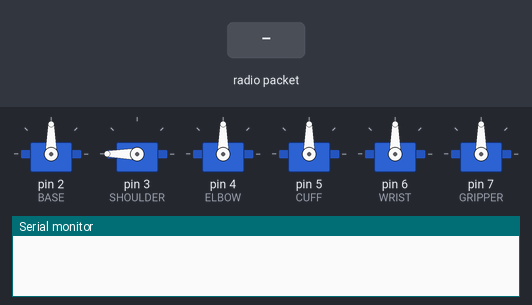
The sketch below on a simulated Arduino Uno, built with avr-gcc and run on an emulated ATmega328P. Shown: 6 × servo, the last lines printed to the serial monitor. The test bench sets the inputs (shaded band). No radio packets arrive unless stated.

Above: at 1.2 s.
1.3 s: radio packet "1" arrives
At 1.8 s:
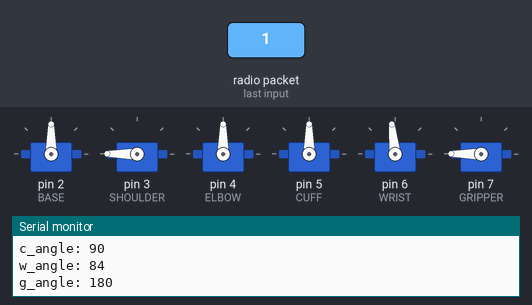
2.8 s: radio packet "3" arrives
At 4.1 s:
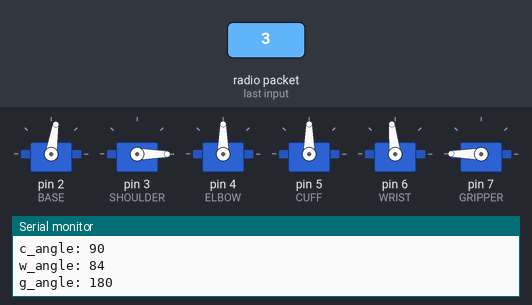
Timing chart, 0 to 5.8 s (numbered marks = the images above; inputs shaded):
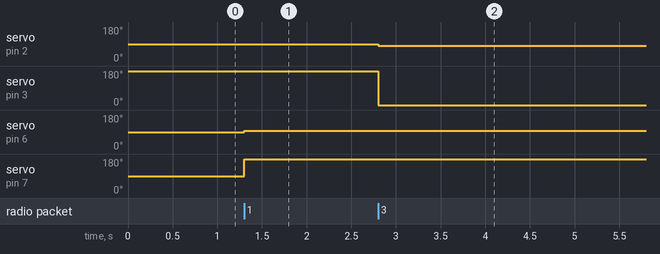

Measured:
- after the input at 1.3 s, servo on pin 6 (WRIST): 90° → 96° at once; servo on pin 7 (GRIPPER): 90° → 180° at once
- after the input at 2.8 s, servo on pin 2 (BASE): 90° → 81° at once; servo on pin 3 (SHOULDER): 180° → 0° at once

The sketch:

117.ino
```cpp
#include <nRF24L01.h>
#include <printf.h>
#include <RF24.h>
#include <RF24_config.h>

#include <SPI.h> // Included for SFE_LSM9DS0 library
#include <Wire.h>
#include <Servo.h>
#include <SoftwareSerial.h>
RF24 radio(9, 8); // CE, CSN

          //initialization for servos
Servo base;
Servo shoulder;
Servo elbow;
Servo cuff;
Servo wrist;
Servo gripper;
const byte address[6] = "00001";

const int BASE = 2;
const int SHOULDER = 3;
const int ELBOW = 4;
const int CUFF = 5;
const int WRIST = 6;
const int GRIPPER = 7;

int x = 0;
//initialization for angles on arm
int b_angle = 90;
int s_angle = 180;
int e_angle = 90;
int c_angle = 90;
int w_angle = 90;
int g_angle = 90;

struct imu_data {
  double yaw;
  double pitch;
  double roll;
  float clawDeg;
};

imu_data* imu1 = new imu_data;
imu_data* imu2 = new imu_data;
imu_data* imu3 = new imu_data;
String readString;


void update_movement(imu_data* imu)
{
  if (imu == imu3)
  {
     b_angle = map(imu3->roll, -10, 90, 90, 0);
     if(b_angle <= 0)
     {
       b_angle = 0;
     }
     base.write(b_angle);
     s_angle = map(imu3->pitch, 10, 80, 0, 90);
     if(s_angle >= 90)
     {
       s_angle = 90;
     }
     shoulder.write(s_angle);
  }


  else if (imu == imu2)
  {
    e_angle = map(imu2->roll, -3, 70, 90, 180);
    if(e_angle >= 180)
    {
      e_angle = 180;
    }
    if(e_angle <= 90)
    {
      e_angle = 90;
    }
    if(s_angle > 60)
    {
      elbow.write(e_angle);
    }
    else
    {
      elbow.write(180 - e_angle);

    }
  }
  else if (imu == imu1 && s_angle > 55)
  {
    g_angle = map(imu1->clawDeg, 1000, 2000, 90, 0);
    if(g_angle <= 0)
    {
      g_angle = 0;
    }
    gripper.write(g_angle);

    if(c_angle <  90|| c_angle > 60)
    {
      w_angle = map(imu1->roll, -80, 70, 180, 0);
      if(w_angle <= 0)
      {
        w_angle = 0;
      }
      if(w_angle >= 180)
      {
        w_angle = 180;
      }
        wrist.write(180-w_angle);
    }
    c_angle = map(imu1->pitch, -80, 80, 180, 0);
    if(c_angle >= 180)
    {
      c_angle = 180;
    }
//    if(c_angle <= 0)
//    {
//      c_angle = 0;
//    }
    cuff.write(c_angle);
  }
  Serial.print("b_angle: ");
  Serial.println(b_angle);
  Serial.print("s_angle: ");
  Serial.println(s_angle);
  Serial.print("e_angle: ");
  Serial.println(e_angle);
  Serial.print("c_angle: ");
  Serial.println(c_angle);
  Serial.print("w_angle: ");
  Serial.println(w_angle);
  Serial.print("g_angle: ");
  Serial.println(g_angle);
}

void setup()
{
  Serial.begin(9600); // Start serial at 38400 bps
  radio.begin();
  radio.openReadingPipe(0, address);
  radio.setPALevel(RF24_PA_MIN);
  radio.startListening();


  //Setup for servos and initialization
  base.attach(BASE);
  base.write(b_angle);
  shoulder.attach(SHOULDER);
  shoulder.write(s_angle);
  elbow.attach(ELBOW);
  elbow.write(e_angle);
  cuff.attach(CUFF);
  cuff.write(c_angle);
  wrist.attach(WRIST);
  wrist.write(w_angle);
  gripper.attach(GRIPPER);
  gripper.write(g_angle);

}

void loop()
{
  imu_data* imu = nullptr;
  if (radio.available())
  {
    char text[32] = "";
    radio.read(&text, sizeof(text));
    //Serial.println(text);

    int whichimu;
    char *data;
    data = strtok(text, ",");
    whichimu = atoi(data);
    switch (whichimu)
    {
    case 1:
      imu = imu1;
      break;
    case 2:
      imu = imu2;
      break;
    case 3:
      imu = imu3;
      break;
    }
    if (whichimu == 1)
    {
      data = strtok(0, ",");
      imu->clawDeg = atof(data);
    }
    data = strtok(0, ",");
    imu->yaw = atof(data);
    data = strtok(0, ",");
    imu->pitch = atof(data);
    data = strtok(0, ",");
    imu->roll = atof(data);
    update_movement(imu);
  }
}
```
